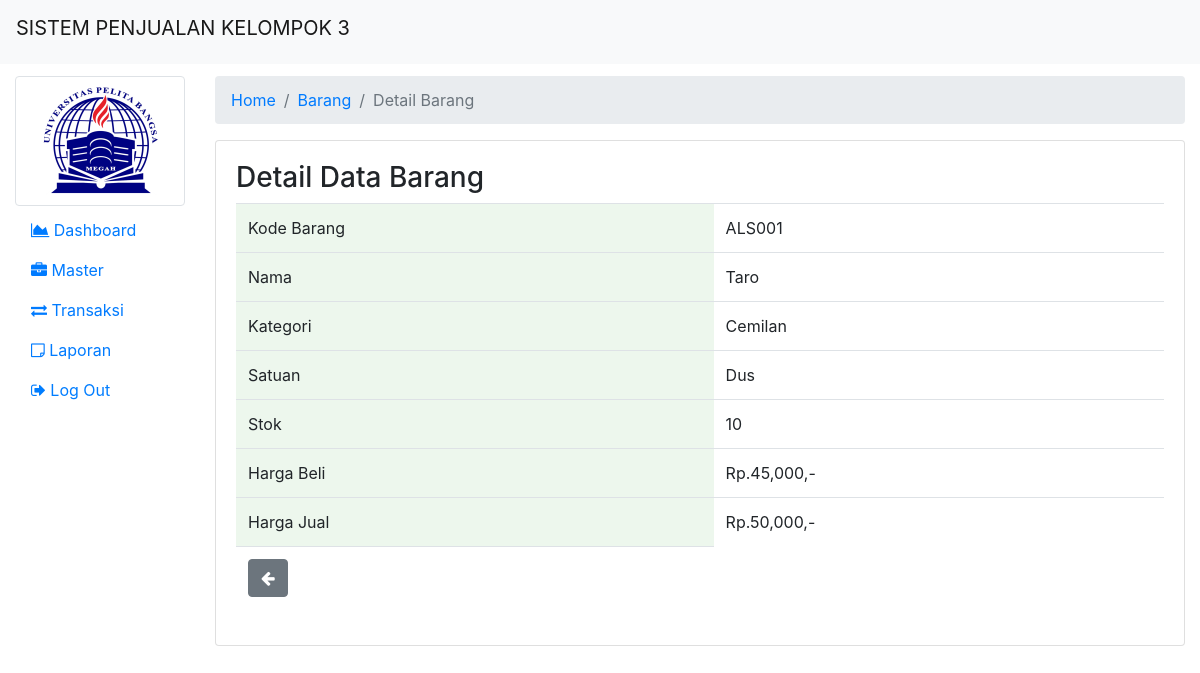
The app's page /admin/barang-detail.php?kode_barang=ALS001 (signed in) with its own data.
### tables this page shows
CREATE TABLE `barang` (
  `kode_barang` varchar(6) NOT NULL,
  `kode_kategori` int(11) NOT NULL,
  `kode_supplier` varchar(6) NOT NULL,
  `nama_barang` varchar(100) NOT NULL,
  `satuan` varchar(50) NOT NULL,
  `stok` int(11) NOT NULL,
  `harga_beli` int(11) NOT NULL,
  `harga_jual` int(11) NOT NULL,
  `foto_barang` varchar(255) DEFAULT NULL
);

CREATE TABLE `kategori` (
  `kode_kategori` int(11) NOT NULL,
  `nama_kategori` varchar(100) NOT NULL
);

### admin/barang-detail.php (the view, shortened to what this page needs)
<?php
include 'header.php';
?>
<nav aria-label="breadcrumb">
    <ol class="breadcrumb">
        <li class="breadcrumb-item"><a href="index.php">Home</a></li>
        <li class="breadcrumb-item"><a href="barang.php">Barang</a></li>
        <li class="breadcrumb-item active" aria-current="page">Detail Barang</li>
    </ol>
</nav>
<div class="card">
    <div class="card-body">
        <h3>Detail Data Barang</h3>
        <?php
        $id = $_GET['kode_barang'];
        $query = "SELECT kode_barang, nama_barang, k.nama_kategori , satuan, stok, harga_beli, harga_jual FROM barang b JOIN kategori k ON b.kode_kategori=k.kode_kategori WHERE kode_barang = '$id'";
        $row = mysqli_query($conn, $query);
        while ($data = mysqli_fetch_array($row)) {
            ?>
            <table class="table">
                <tbody>
                    <tr>
                        <td class="green">Kode Barang</td>
                        <td><?php echo $data['kode_barang'] ?></td>
                    </tr>
                    <tr>
                        <td class="green">Nama</td>
                        <td><?php echo $data['nama_barang'] ?></td>
                    </tr>
                    <tr>
                        <td class="green">Kategori</td>
                        <td><?php echo $data['nama_kategori'] ?></td>
                    </tr>
                    <tr>
                        <td class="green">Satuan</td>
                        <td><?php echo $data['satuan'] ?></td>
                    </tr>
                    <tr>
                        <td class="green">Stok</td>
                        <td><?php echo $data['stok'] ?></td>
                    </tr>
                    <tr>
                        <td class="green">Harga Beli</td>
                        <td>Rp.<?php echo number_format($data['harga_beli']); ?>,-</td>
                    </tr>
                    <tr>
                        <td class="green">Harga Jual</td>
                        <td>Rp.<?php echo number_format($data['harga_jual']) ?>,-</td>
                    </tr>
                    <tr>
                        <td><a href="barang.php"><button type="button" class="btn btn-secondary"><span class="fa fa-arrow-left"></span></button></a></td>
                    </tr>
                </tbody>
            </table>
        </div>
    </div>
<?php
}
?>
<?php
include 'footer.php';
?>

### admin/barang-detail.php (style rules this page uses)
.green { background: rgba(76, 175, 80, 0.1); }

### records on screen
barang: kode_barang "ALS001", nama_barang "Taro", kode_kategori.nama_kategori "Cemilan", satuan "Dus", stok "10", harga_beli "45,000", harga_jual "50,000"
